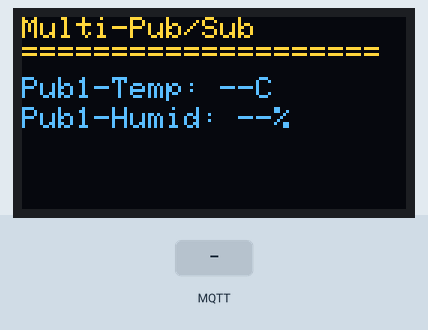
This program was run on a simulated ESP32. Parts: 128×64 one-colour display. The test bench sets the inputs (shaded band). The OLED is the two-colour kind (top 16 rows yellow); WiFi joins after 1.5 s; servers stay silent unless stated; no MQTT or app messages arrive unless stated; what the program prints to the serial monitor is not drawn.

Above: at 2.8 s.
2.9 s: MQTT message "1" arrives on the first subscribed topic
At 4.1 s:
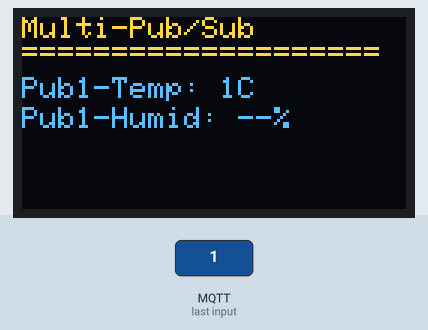
4.4 s: MQTT message "on" arrives on the first subscribed topic
At 5.3 s:
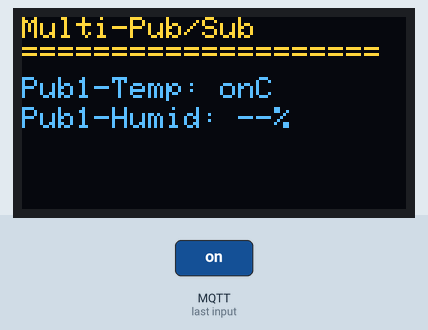
5.9 s: MQTT message "off" arrives on the first subscribed topic
At 6.5 s:
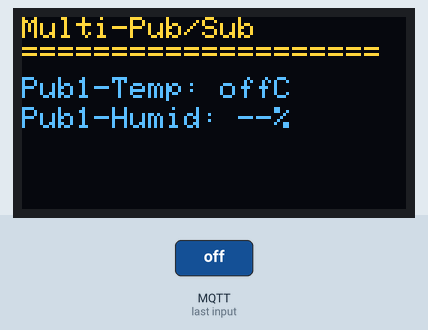
7.4 s: MQTT message "1" arrives on the second subscribed topic
At 8.6 s:
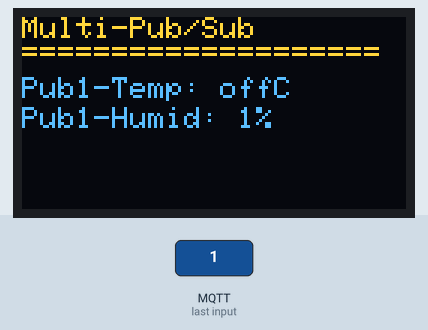
8.9 s: MQTT message "on" arrives on the second subscribed topic
At 10.0 s:
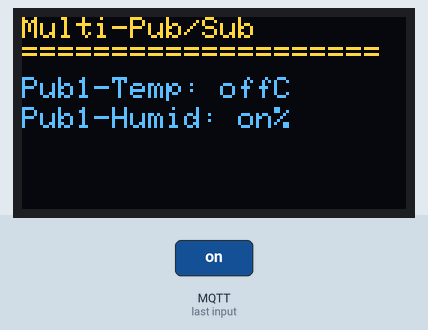
10.4 s: MQTT message "off" arrives on the second subscribed topic
At 11.1 s:
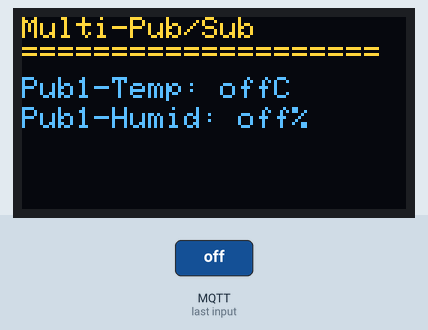
Timing chart, 0 to 12.9 s (numbered marks = the images above; inputs shaded):
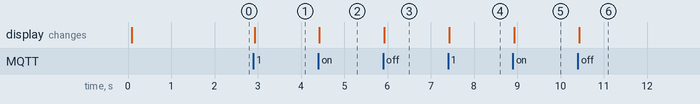

Measured:
- after the input at 2.9 s, the display: changes at once (image 1)
- after the input at 4.4 s, the display: changes at once (image 2)
- after the input at 5.9 s, the display: changes at once (image 3)
- after the input at 7.4 s, the display: changes at once (image 4)
- after the input at 8.9 s, the display: changes at once (image 5)
- after the input at 10.4 s, the display: changes at once (image 6)

The program:

main.cpp
```cpp
/****************************************************
 * ESP32 + MQTT Multi-Subscriber + OLED
 * Subscribes to multiple topics from 2+ publishers
 * Displays data from multiple sensors on OLED
 * Task: MQTT multiple publisher/multiple subscriber
 ****************************************************/

#include <WiFi.h>
#include <PubSubClient.h>

#include <Wire.h>
#include <Adafruit_GFX.h>
#include <Adafruit_SSD1306.h>

// ---------- WiFi ----------
char ssid[] = "Wokwi-GUEST";
char pass[] = "";

// ---------- MQTT ----------
const char* mqtt_server = "host.wokwi.internal"; // Change to your MQTT broker IP
const int mqtt_port = 1883;

// Multiple topics from different publishers
const char* TOPIC_PUBLISHER1_TEMP = "myhome/lab1/temp"; // Publisher 1 - Temperature
const char* TOPIC_PUBLISHER1_HUMID = "myhome/lab1/hum";   // Publisher 1 - Humidity

// ---------- OLED ----------
#define SCREEN_WIDTH 128
#define SCREEN_HEIGHT 64
#define OLED_RESET -1
Adafruit_SSD1306 display(SCREEN_WIDTH, SCREEN_HEIGHT, &Wire, OLED_RESET);

// ---------- MQTT ----------
WiFiClient espClient;
PubSubClient mqtt(espClient);

// latest data from multiple publishers
String pub1Temp = "--";
String pub1Humid = "--";

// Function to update OLED display with multi-publisher data
void showMultiPublisherData() {
  display.clearDisplay();
  display.setTextColor(SSD1306_WHITE);
  display.setTextSize(1);

  // Title
  display.setCursor(0, 0);
  display.println("Multi-Pub/Sub");
  display.println("====================");

  // Publisher 1 Data
  display.setCursor(0, 20);
  display.print("Pub1-Temp: ");
  display.println(pub1Temp + "C");

  display.setCursor(0, 30);
  display.print("Pub1-Humid: ");
  display.println(pub1Humid + "%");

  display.display();
}

// MQTT callback: handles messages from all publishers
void callback(char* topic, byte* payload, unsigned int length) {
  String msg = "";
  for (unsigned int i = 0; i < length; i++) msg += (char)payload[i];
  msg.trim();

  String topicStr = String(topic);

  // Route message to appropriate variable based on topic
  if (topicStr == TOPIC_PUBLISHER1_TEMP) {
    pub1Temp = msg;
    Serial.print("Publisher 1 - Temp received: ");
    Serial.println(pub1Temp);
  }
  else if (topicStr == TOPIC_PUBLISHER1_HUMID) {
    pub1Humid = msg;
    Serial.print("Publisher 1 - Humidity received: ");
    Serial.println(pub1Humid);
  }

  // Update display whenever any message arrives
  showMultiPublisherData();
}

void connectWiFi() {
  Serial.print("Connecting WiFi");
  WiFi.begin(ssid, pass);
  while (WiFi.status() != WL_CONNECTED) {
    delay(500);
    Serial.print(".");
  }
  Serial.println("\nWiFi connected");
}

// Connect to MQTT broker as subscriber with unique Client ID
void connectMQTT() {
  while (!mqtt.connected()) {
    Serial.print("Connecting MQTT...");

    // Unique Client ID for this subscriber
    String clientId = "Subscriber_";
    clientId += WiFi.macAddress();

    if (mqtt.connect(clientId.c_str())) {
      Serial.println("connected");

      // Subscribe to all publisher topics
      mqtt.subscribe(TOPIC_PUBLISHER1_TEMP);
      mqtt.subscribe(TOPIC_PUBLISHER1_HUMID);

      Serial.println("\nSubscribed to topics:");
      Serial.println("  - " + String(TOPIC_PUBLISHER1_TEMP));
      Serial.println("  - " + String(TOPIC_PUBLISHER1_HUMID));

      showMultiPublisherData();
    } else {
      Serial.print("failed rc=");
      Serial.println(mqtt.state());
      delay(2000);
    }
  }
}

void setup() {
  Serial.begin(115200);

  // OLED init (ESP32 default: SDA=21, SCL=22)
  Wire.begin(21, 22);
  if (!display.begin(SSD1306_SWITCHCAPVCC, 0x3C)) {
    Serial.println("OLED not found!");
    while (true) delay(3);
  }
  display.clearDisplay();
  display.display();

  showMultiPublisherData();       // initial screen
  connectWiFi();

  mqtt.setServer(mqtt_server, mqtt_port); // MQTT broker
  mqtt.setCallback(callback);
  connectMQTT();
}

void loop() {
  if (!mqtt.connected()) connectMQTT();
  mqtt.loop();
}
```
